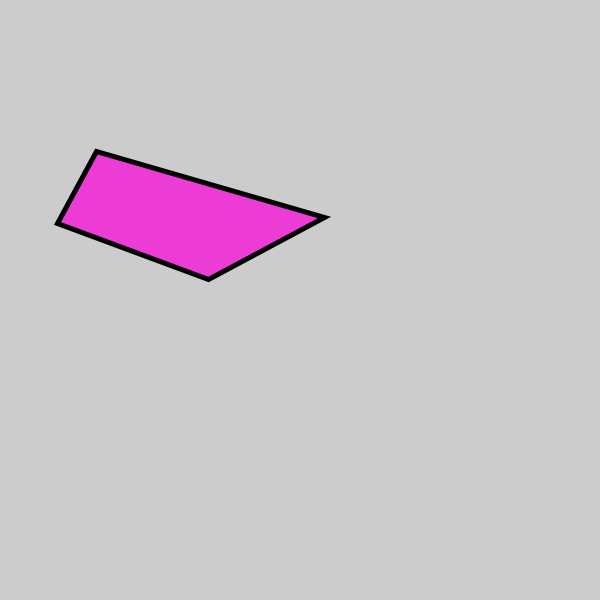
Frame 1 (no input)
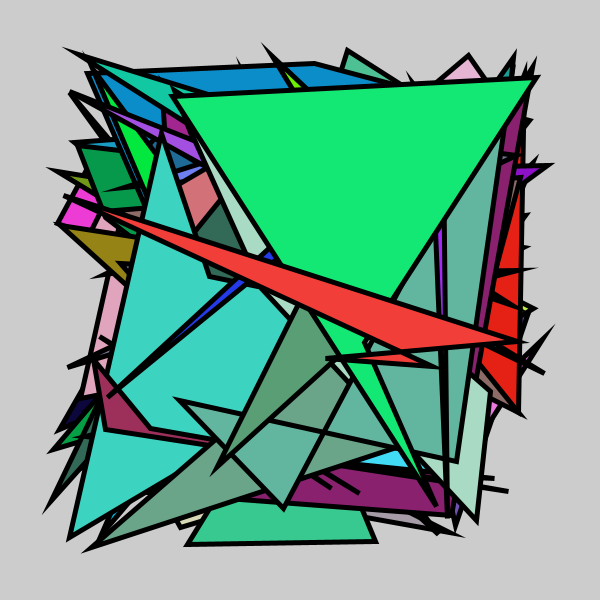
Frame 60 (the mouse pressed at the canvas centre just before this capture)
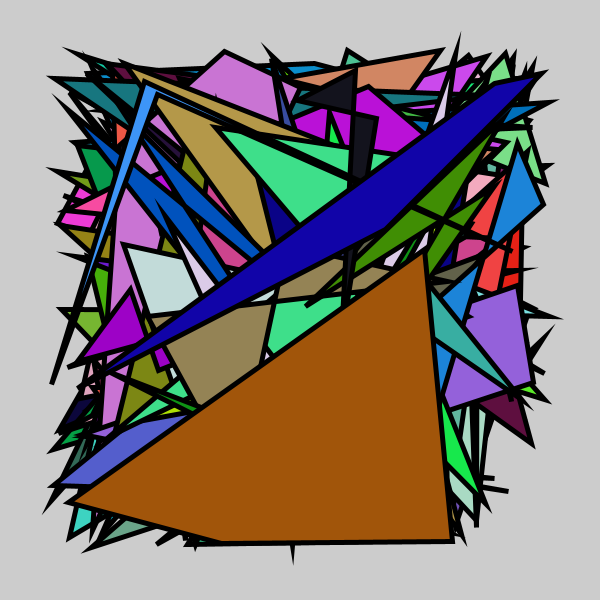
Frame 120 (the mouse held since frame 60 and released just before this capture)

The Processing sketch that drew these frames (run headless with seeded random() and noise(); from frame 60 on, the mouse is pressed at the canvas centre):

// Processing sketch: processing_152283
// ── processing_152283.pde

void setup() {
size (600,600);
int x = (int) random(50,300);
int y = (int) random(50,300);
  frameRate(5);
}


 
void draw() {
//  frameRate(1);
strokeWeight(5);
//beginShape(POINTS);
//fill(random(250));
fill( random(250), random(250), random(250) );

beginShape();
vertex(random(50,550), random(50,550));
vertex(random(50,550), random(50,550));
vertex(random(50,550), random(50,550));
vertex(random(50,550), random(50,550));
endShape(CLOSE);
}
